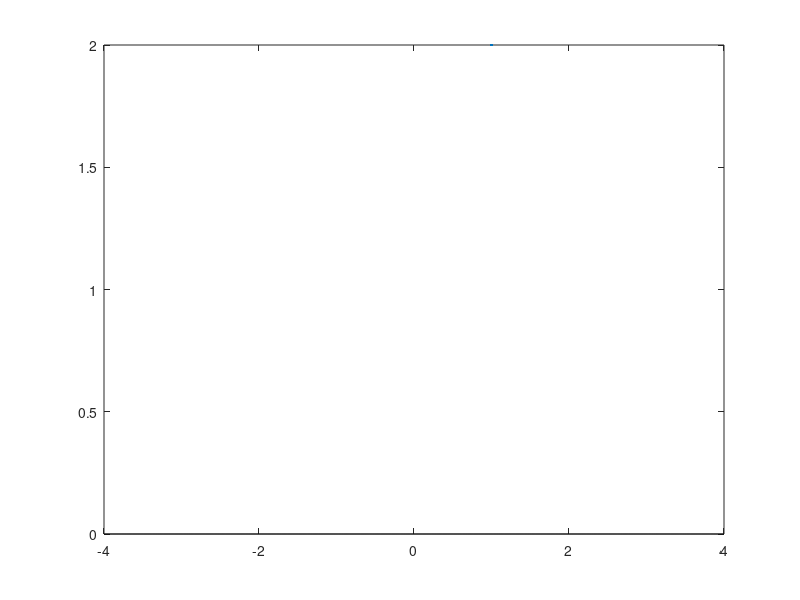

Reproduce this figure in MATLAB. (Note: this script raises an error after producing the figure.)
% x=-2:0.01:2;
% x=0;
dt = 0.005;

% Initialise function size
% psi=zeros(size(x));

% Travelling wave
% t=1/4;
figure(1)
clf(1)
% hold on
for t = 0:0.01:2
    xt = [];
    u = [];
    for x=-4:dt:4
        % a = -1:dt*t:1;
        % b = x-t:dt*t:x+t;
        % intersection = intersect(a, b);
        % if intersection
        %     xt = [xt, x];
        %     u = [u, 1/4*(intersection(end) - intersection(1))];
        % end   
        minu = -1; maxu = 1;
        if (-1 <= x-t) && (x-t <= 1)
            minu = x-t;
        end
        if (-1 <= x+t) && (x+t <= 1)
            maxu = x+t;
        end
        if (-1 >= x+t)
            maxu = 0; minu = 0;
        elseif (1 <= x-t)
            maxu = 0; minu = 0;
        end

        u = [u, 1/4*(maxu - minu)];
        xt = [xt, x];
    end 
    % if u
    %     plot_list = [];
    %     plot_list = [plot_list, 0, u(max(u) == u) ,0];
    %     x_list = [];
    %     x_list = [x_list, xt(1), xt(max(u) == u), xt(end)];
    %     plot(x_list,plot_list,'k')
    
       plot(xt,u,'k',LineWidth=2)
       time_string = sprintf("t=%1.2f",round(t,2));
       text(2,0.7,time_string);
    
    axis([-4 4 0 1]);
    % hold off
    drawnow;

    % exportgraphics(gcf,'hammer_wave.gif','Append',true);
end
